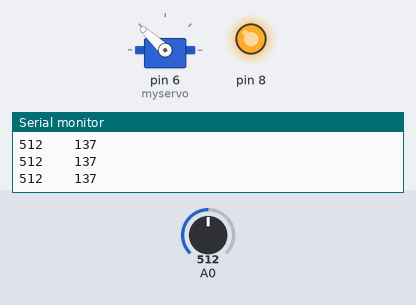
A sketch run on a simulated Arduino Uno, built with avr-gcc and run on an emulated ATmega328P. On the bench: servo, output pins drawn as LEDs (lit = HIGH), the last lines printed to the serial monitor. The test bench sets the inputs (shaded band); at power-on: A0 = 512.

Above: at 3.2 s.
3.3 s: A0 set to 11
At 4.3 s:
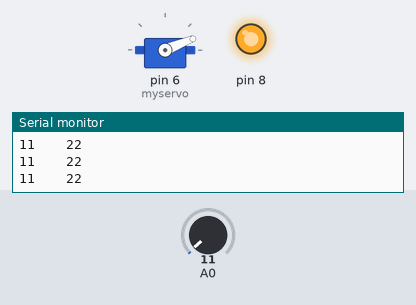
4.8 s: A0 set to 8
At 5.3 s:
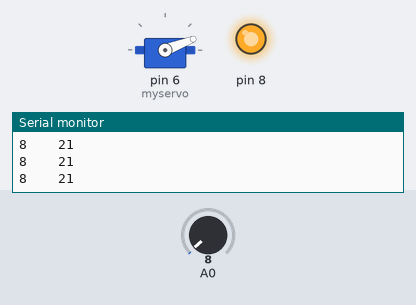
6.3 s: A0 set to 985
At 7.5 s:
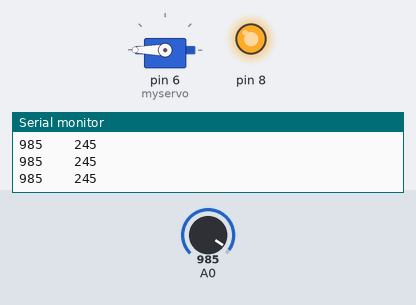
7.8 s: A0 set to 1009
10.8 s: A0 set to 306
At 11.4 s:
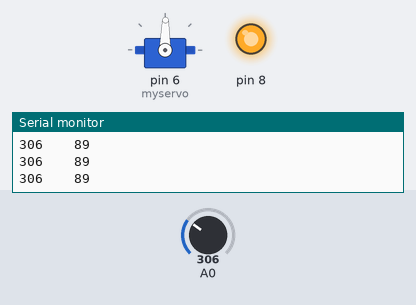
12.3 s: A0 set to 1023
At 13.7 s:
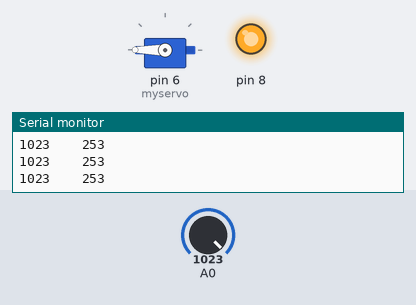
Timing chart, 0 to 14.8 s (numbered marks = the images above; inputs shaded):
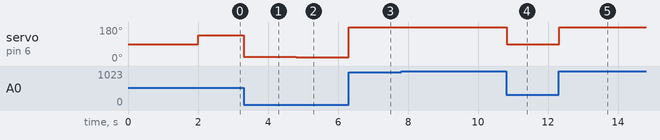

Measured:
- after the input at 3.3 s, servo on pin 6 (myservo): 137° → 22° at once
- after the input at 4.8 s, servo on pin 6 (myservo): 22° → 21° at once
- after the input at 6.3 s, servo on pin 6 (myservo): 21° → 180° at once
- after the input at 10.8 s, servo on pin 6 (myservo): 180° → 89° at once
- after the input at 12.3 s, servo on pin 6 (myservo): 89° → 180° at once

The sketch:

Electric_Steer.ino
```cpp
#include <Servo.h> //Servo library
Servo myservo;  //Servo name is myservo

void setup() {
  Serial.begin(9600);
  myservo.attach(6);  // attaches the servo signal pin on pin D6
  myservo.write(90);
  delay(2000);
  pinMode(8, OUTPUT);
  pinMode(7, INPUT);
  digitalWrite(8,1);
  Serial.println("Starting");
}
//int angle=20;
void loop() {

int angle = map(analogRead(A0),0,700,20,180);
Serial.print(analogRead(A0));
Serial.print("\t\t");
Serial.println(angle);
    myservo.write(angle);
}
```
